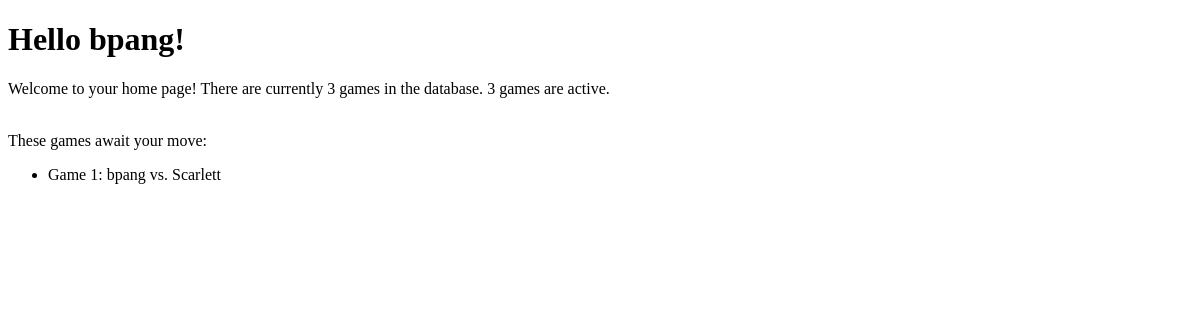
The page /player/home (signed in) on the database as committed earlier.
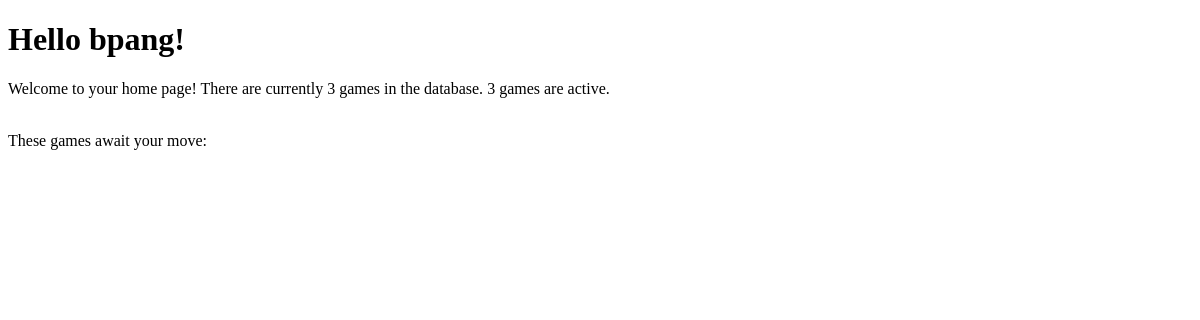
The same page on the database as committed later.
### gameplay/models.py (models this page shows, shortened)
@python_2_unicode_compatible
class Game(models.Model):
    first_player = models.ForeignKey(User, related_name="games_first_player",
        on_delete=models.CASCADE)
    second_player = models.ForeignKey(User, related_name="games_second_player",
        on_delete=models.CASCADE)
    start_time = models.DateTimeField(auto_now_add=True)
    last_active = models.DateTimeField(auto_now=True)
    status = models.CharField(max_length=1, choices=GAME_STATUS_CHOICES, default='F')
    move_count = models.IntegerField(default=0)

### player/views.py (the view)
# urls.py: path("home", home)
def home(request):
    games_first_player = Game.objects.filter(
        first_player = request.user,
        status = 'F'
    )
    games_second_player = Game.objects.filter(
        second_player = request.user,
        status = 'S'
    )
    all_my_games = list(games_first_player) + list(games_second_player)
    return render(request, "player/home.html",
        {
            'ngames' : Game.objects.count(),
            'nactivegames' : Game.objects.filter(Q(status='F') | Q(status='S')).count(),
            'allmygames' : all_my_games
        })

### player/templates/player/home.html (shortened to what this page needs)
<!DOCTYPE html>
<html lang="en">
<head>
</head>
<body>
  <h1>Hello {{ user.username }}!</h1>
  <p>
    Welcome to your home page!
    There are currently {{ ngames }} games in the database. {{ nactivegames }} games are active.
  </p>
  <br>
  <div>
    These games await your move:
    <ul>
      {% for g in allmygames %}
        <li> Game {{ g.id }}: {{ g.first_player }} vs. {{ g.second_player }} </li>
        {% endfor %}
    </ul>
  </div>
</body>
</html>

Rows that differ between the two databases and show on the page:
no longer on this page (row edited): Game: id "1", first_player "bpang", second_player "Scarlett"
